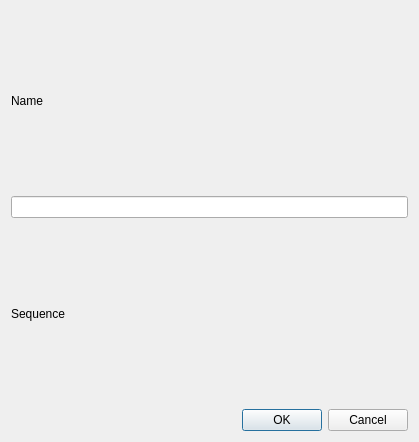
<?xml version="1.0" encoding="UTF-8"?>
<ui version="4.0">
 <class>SeqEditor</class>
 <widget class="QDialog" name="SeqEditor">
  <property name="windowModality">
   <enum>Qt::NonModal</enum>
  </property>
  <property name="geometry">
   <rect>
    <x>0</x>
    <y>0</y>
    <width>419</width>
    <height>442</height>
   </rect>
  </property>
  <property name="windowTitle">
   <string>Dialog</string>
  </property>
  <property name="modal">
   <bool>true</bool>
  </property>
  <layout class="QVBoxLayout" name="verticalLayout">
   <item>
    <widget class="QLabel" name="label">
     <property name="text">
      <string>Name</string>
     </property>
    </widget>
   </item>
   <item>
    <widget class="QLineEdit" name="seqNameEdit"/>
   </item>
   <item>
    <widget class="QLabel" name="label_2">
     <property name="text">
      <string>Sequence</string>
     </property>
    </widget>
   </item>
   <item>
    <widget class="QDialogButtonBox" name="buttonBox">
     <property name="orientation">
      <enum>Qt::Horizontal</enum>
     </property>
     <property name="standardButtons">
      <set>QDialogButtonBox::Cancel|QDialogButtonBox::Ok</set>
     </property>
    </widget>
   </item>
  </layout>
 </widget>
 <resources/>
 <connections>
  <connection>
   <sender>buttonBox</sender>
   <signal>accepted()</signal>
   <receiver>SeqEditor</receiver>
   <slot>accept()</slot>
   <hints>
    <hint type="sourcelabel">
     <x>248</x>
     <y>254</y>
    </hint>
    <hint type="destinationlabel">
     <x>157</x>
     <y>274</y>
    </hint>
   </hints>
  </connection>
  <connection>
   <sender>buttonBox</sender>
   <signal>rejected()</signal>
   <receiver>SeqEditor</receiver>
   <slot>reject()</slot>
   <hints>
    <hint type="sourcelabel">
     <x>316</x>
     <y>260</y>
    </hint>
    <hint type="destinationlabel">
     <x>286</x>
     <y>274</y>
    </hint>
   </hints>
  </connection>
 </connections>
</ui>
